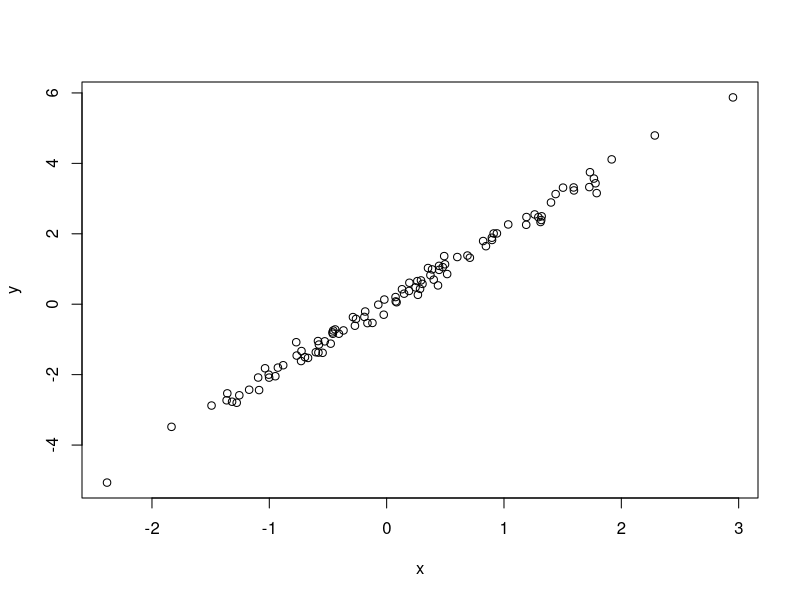

Write the R code that produced this figure.
# Simulate and plot data
# Jeff Oliver
# jcoliver@arizona.edu
# 2021-03-23

# Simulate predictor variable
x <- rnorm(n = 100)
# Simulate response variable with some noise
y <- 2 * x + rnorm(n = 100, sd = 0.2)

# Plot the data
plot(x = x, y = y)

# testing
